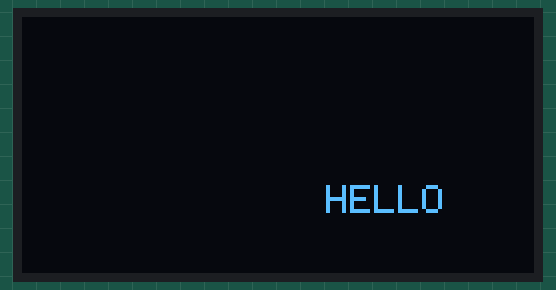
Recording of a sketch running on a simulated Arduino Uno, built with avr-gcc and run on an emulated ATmega328P. Parts: 128×64 one-colour display. The OLED is the two-colour kind (top 16 rows yellow); random numbers use the default seed unless the sketch sets one.

Above: at 0.07 s.
At 4.99 s:
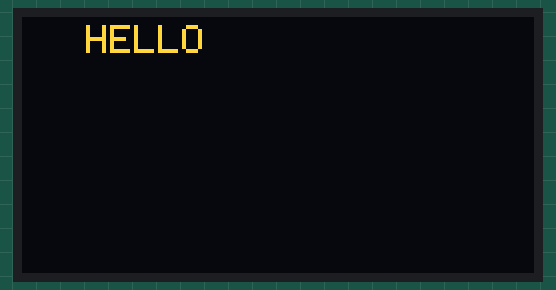
At 10.01 s:
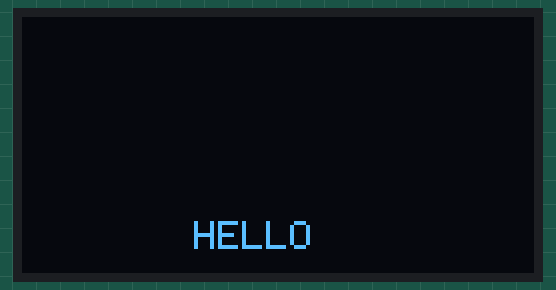
At 20.02 s:
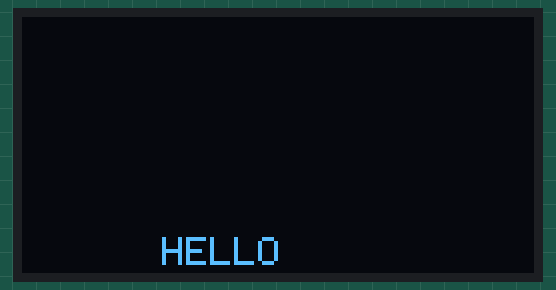
At 29.96 s:
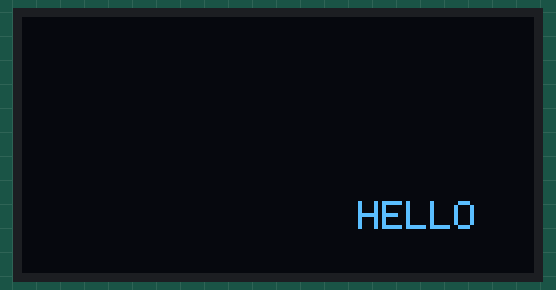
At 39.94 s:
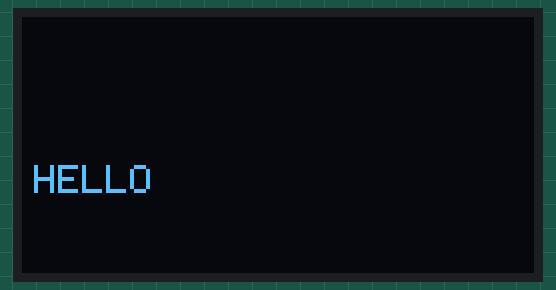

The sketch:

ex04-anim_bounce.ino
```cpp
/*-Ju$t-NoT3s-
Need 3 things:
  Position = x and y
  Velocity = how fast it moves using (vx, vy) v = velocity
  Collision detection = kena tepi screen, it will reverse direction
  mcm iklan DVD player

  if x < 0 = from LEFT
  if y < 0 = from TOP
*/

#include <Arduino.h>
#include <U8g2lib.h>

U8G2_SSD1306_128X64_NONAME_F_HW_I2C u8g2(U8G2_R0, /* reset=*/ U8X8_PIN_NONE);

int x = 0; // position start from Left
int vx = 2; // horizontol speed

int y = 32; // position start from Middle
int vy = 2; // vertical speed

String text = "HELLO";
int text_width = 0;

void horizontol_bounce()
{
   // -------------------------Horizontol Bounce Loop (x - axis)---------------------
  u8g2.clearBuffer();

  // 1. Draw the text (y-axis fixed, x moves)
  u8g2.drawStr(x, 32, text.c_str());

  // 2. Move the text
  x = x + vx;

  // 3. Condition Bounce Left ( 0 = left)
  if (x < 0)
  {
    vx = -vx;
  }

  // 4. Condition Bounce Right ( 128 = right)
  if (x > (128 - text_width))
  {
    vx = -vx;
  }

  // 5. Send Data and Delay
  u8g2.sendBuffer();
  delay(20);
}

void vertical_bounce()
{
  // -------------------------Vertical Bounce Loop (y - axis)---------------------
  u8g2.clearBuffer();

  // 1. Draw the text (x-axis fixed, y moves)
  u8g2.drawStr(30, y, text.c_str());

  // 2. Move the text
  y += vy;

  // 3. Condition Bounce Top
  if (y < 0)
  {
    vy = -vy;
  }

  // 4. Condition Bounce Bottom
  if (y > 63)
  {
    vy = -vy;
  }

  // 5. Send Data and Delay
  u8g2.sendBuffer();
  delay(20);
}

void full_bounce()
{
    // -------------------------Combination Bounce Loop---------------------
  u8g2.clearBuffer();

  u8g2.drawStr(x, y, text.c_str());

  x += vx;
  y += vy;

  if (x < 0 || x > (128 - text_width))
  {
    vx = -vx;
  }
  if (y < 0 || y > 63)
  {
    vy = -vy;
  }

  u8g2.sendBuffer();
  delay(20);
}

void extra_bounce()
{
  static bool firstRun = true;
  static int x, y, vx, vy;
  static int text_width;
  String text = "HELLO";

  if (firstRun)
  {
    text_width = u8g2.getStrWidth(text.c_str());
    x = random(0, 128 - text_width);
    y = random(0, 64);
    vx = random(1, 2);
    vy = random(1, 2);

    if (random(0, 2) == 0)
    {
      vx = -vx;
    }
    if (random(0, 2) == 0)
    {
      vy = -vy;
    }

    firstRun = false;
  }
  u8g2.clearBuffer();
  u8g2.drawStr(x, y, text.c_str());

  x += vx;
  y += vy;

  if (x < 0 || x > (128 - text_width))
  {
    vx = -vx;
  }
  if (y < 0 || y > 63)
  {
    vy = -vy;
  }
  u8g2.sendBuffer();
  delay(50);
}

void setup()
{
  u8g2.begin();
  u8g2.setFont(u8g2_font_6x10_tr);
  text_width = u8g2.getStrWidth(text.c_str());
}

void loop()
{
  //horizontol_bounce();
  //vertical_bounce();
  //full_bounce();
  extra_bounce();

}
```
